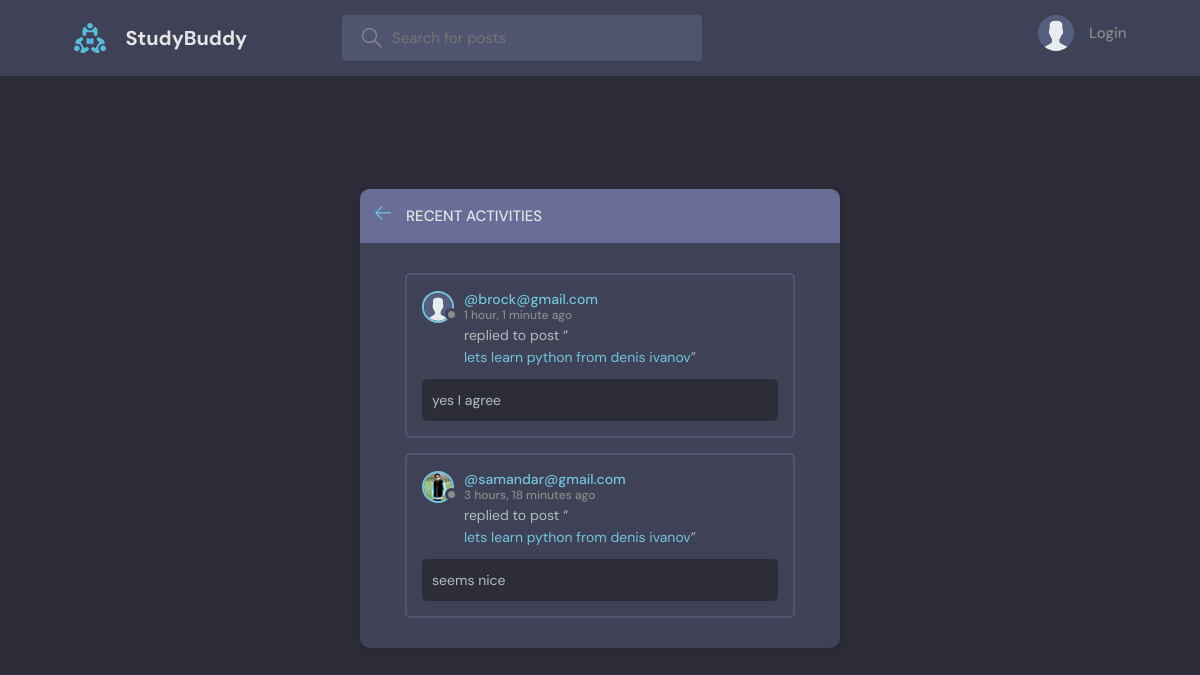
The page /activity/ on the database its author committed.
### base/models.py (models this page shows, shortened)
class Message(models.Model):
  user = models.ForeignKey(User, on_delete=models.CASCADE)
  room = models.ForeignKey(Room, on_delete=models.CASCADE)
  body = models.TextField()
  updated = models.DateTimeField(auto_now=True)
  created = models.DateTimeField(auto_now_add=True)
  class Meta:
    ordering = ['-updated', '-created']

class User(AbstractUser):
    name = models.CharField(max_length=200, null=True)
    email = models.EmailField(unique=True, null=True)
    bio = models.TextField(null=True)
    avatar = models.ImageField(null=True, default="avatar.svg")
    USERNAME_FIELD = 'email'
    REQUIRED_FIELDS = []

class Room(models.Model):
  host = models.ForeignKey(User, on_delete=models.CASCADE)
  topic = models.ForeignKey(Topic, on_delete=models.CASCADE, null=True)
  name = models.CharField(max_length=200)
  description = models.TextField(null=True, blank=True)
  participants = models.ManyToManyField(User, related_name='participants', blank=True)
  updated = models.DateTimeField(auto_now=True)
  created = models.DateTimeField(auto_now_add=True)
  class Meta:
    ordering = ['-updated', '-created']
  def __str__(self):
    return self.name

### base/views.py (the view)
# urls.py: path('activity/', views.activityPage, name="activity"),
def activityPage(request):
  room_messages = Message.objects.all()
  context = {'room_messages':room_messages}
  return render(request, 'base/activity.html', context)

### base/templates/base/activity.html (shortened to what this page needs)
{% extends 'main.html' %}
{% block content %}
<main class="layout">
  <div class="container">
    <div class="layout__box">
      <div class="layout__boxHeader">
        <div class="layout__boxTitle">
          <a href="{% url 'home' %}">
            <svg version="1.1" xmlns="http://www.w3.org/2000/svg" width="32" height="32" viewBox="0 0 32 32">
              <title>arrow-left</title>
              <path
                d="M13.723 2.286l-13.723 13.714 13.719 13.714 1.616-1.611-10.96-10.96h27.625v-2.286h-27.625l10.965-10.965-1.616-1.607z">
              </path>
              </path>
            </svg>
          </a>
          <h3>Recent Activities</h3>
        </div>
      </div>
      <div class="activities-page layout__body">
        {% for message in room_messages %}
        <div class="activities__box">
          <div class="activities__boxHeader roomListRoom__header">
            <a href="{% url 'user-profile' message.user.id %}" class="roomListRoom__author">
              <div class="avatar avatar--small">
                <img src="{{message.user.avatar.url}}" />
              </div>
              <p>
                @{{message.user}}
                <span>{{message.created|timesince}} ago</span>
              </p>
            </a>
          </div>
          <div class="activities__boxContent">
            <p>replied to post “<a href="{% url 'room' message.room.id %}">{{message.room}}</a>”</p>
            <div class="activities__boxRoomContent">
              {{message.body}}
            </div>
          </div>
        </div>
        {% endfor %}
      </div>
    </div>
  </div>
</main>
{% endblock content %}

### static/styles/style.css (style rules this page uses)
:root { --color-main: #71c6dd; --color-main-light: #e1f6fb; --color-dark: #3f4156; --color-dark-medium: #51546e; --color-dark-light: #696d97; --color-light: #e5e5e5; --color-gray: #8b8b8b; --color-light-gray: #b2bdbd; --color-bg: #2d2d39; --color-success: #5dd693; --color-error: #fc4b0b; }
* { font-family: "DM Sans", -apple-system, BlinkMacSystemFont, "Segoe UI", Roboto, Oxygen, Ubuntu, Cantarell, "Open Sans", "Helvetica Neue", sans-serif; margin: 0; padding: 0; box-sizing: border-box; text-rendering: optimizeLegibility; font-size: inherit; }
html { font-size: 56.25%; }
@media only screen and (min-width: 1200px) { html { font-size: 62.5%; } }
body { line-height: 1.6; font-weight: 400; font-size: 1.5rem; color: var(--color-light-gray); background-color: var(--color-bg); min-height: 100vh; }
img { width: 100%; }
a { display: inline-block; color: var(--color-main); text-decoration: none; }
.container { max-width: 120rem; width: 90%; margin: auto; }
.avatar { position: relative; display: inline-block; border-radius: 50%; border: 2px solid var(--color-main); }
.avatar img { display: block; border-radius: 50%; object-fit: cover; object-position: center; }
.avatar::after { content: ""; display: block; position: absolute; background-color: var(--color-gray); z-index: 111; border-radius: 50%; border: 0.3rem solid var(--color-dark); }
.avatar.avatar--small img { width: 2.8rem; height: 2.8rem; }
.avatar.avatar--small:after { width: 0.7rem; height: 0.7rem; bottom: 0px; right: -6px; }
.layout { margin-top: 2.4rem; }
.layout > .container { display: flex; justify-content: space-between; align-items: flex-start; }
.layout__box { width: 90%; max-width: 48rem; min-height: 40rem; position: absolute; top: 50%; left: 50%; transform: translate(-50%, -46%); background-color: var(--color-dark); border-radius: 1rem; box-shadow: 1px 1px 6px 3px rgba(0, 0, 0, 0.1); overflow: hidden; }
.layout__boxHeader { display: flex; padding: 1.5rem; background-color: var(--color-dark-light); }
.layout__boxTitle { display: flex; gap: 1.5rem; align-items: center; }
.layout__boxTitle h3 { text-transform: uppercase; font-weight: 500; color: var(--color-light); }
.layout__boxTitle svg { width: 1.6rem; height: 1.6rem; fill: var(--color-main); }
.layout__body { margin: 3rem; }
.roomListRoom__header { display: flex; justify-content: space-between; align-items: center; }
.roomListRoom__author { font-weight: 500; display: flex; align-items: center; gap: 1rem; }
.activities__box { margin: 1.5rem; padding: 1.5rem; border: 2px solid var(--color-dark-medium); border-radius: 5px; }
.activities__boxHeader p { font-size: 1.4rem; line-height: 1.3; }
.activities__boxHeader p span { color: var(--color-gray); font-size: 1.2rem; display: block; }
.activities__boxContent { margin-left: 4.2rem; }
.activities__boxContent { font-size: 1.4rem; }
.activities__boxRoomContent { background: var(--color-bg); padding: 1rem; border-radius: 5px; margin-top: 1rem; margin-left: -4.2rem; }

### rows shown on the page
Message: user.avatar (placeholder picture), user "brock@gmail.com", created "1 hour, 1 minute", room "lets learn python from denis ivanov", body "yes I agree"
Message: user.avatar (picture), user "samandar@gmail.com", created "3 hours, 18 minutes", room "lets learn python from denis ivanov", body "seems nice"
